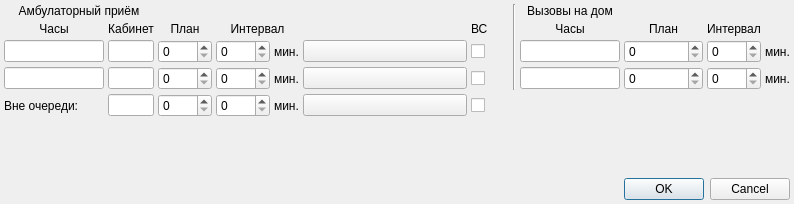
<?xml version="1.0" encoding="UTF-8"?>
<ui version="4.0">
 <class>TemplateEdit</class>
 <widget class="QDialog" name="TemplateEdit">
  <property name="geometry">
   <rect>
    <x>0</x>
    <y>0</y>
    <width>794</width>
    <height>204</height>
   </rect>
  </property>
  <property name="windowTitle">
   <string>Редактор периодов</string>
  </property>
  <layout class="QGridLayout" name="gridLayout">
   <property name="margin">
    <number>4</number>
   </property>
   <property name="spacing">
    <number>4</number>
   </property>
   <item row="0" column="9" rowspan="4">
    <widget class="Line" name="line">
     <property name="sizePolicy">
      <sizepolicy hsizetype="Fixed" vsizetype="Expanding">
       <horstretch>0</horstretch>
       <verstretch>0</verstretch>
      </sizepolicy>
     </property>
     <property name="orientation">
      <enum>Qt::Vertical</enum>
     </property>
    </widget>
   </item>
   <item row="3" column="0">
    <widget class="CTimeRangeEdit" name="edtAmbTimeRange12">
     <property name="enabled">
      <bool>true</bool>
     </property>
     <property name="sizePolicy">
      <sizepolicy hsizetype="Minimum" vsizetype="Fixed">
       <horstretch>0</horstretch>
       <verstretch>0</verstretch>
      </sizepolicy>
     </property>
     <property name="maximumSize">
      <size>
       <width>100</width>
       <height>16777215</height>
      </size>
     </property>
     <property name="maxLength">
      <number>13</number>
     </property>
    </widget>
   </item>
   <item row="6" column="0">
    <spacer name="verticalSpacer">
     <property name="orientation">
      <enum>Qt::Vertical</enum>
     </property>
     <property name="sizeHint" stdset="0">
      <size>
       <width>20</width>
       <height>52</height>
      </size>
     </property>
    </spacer>
   </item>
   <item row="2" column="1">
    <widget class="QLineEdit" name="edtAmbOffice1">
     <property name="sizePolicy">
      <sizepolicy hsizetype="Ignored" vsizetype="Fixed">
       <horstretch>0</horstretch>
       <verstretch>0</verstretch>
      </sizepolicy>
     </property>
     <property name="maxLength">
      <number>8</number>
     </property>
    </widget>
   </item>
   <item row="1" column="10">
    <widget class="QLabel" name="lblHomeHours">
     <property name="text">
      <string>Часы</string>
     </property>
     <property name="alignment">
      <set>Qt::AlignCenter</set>
     </property>
     <property name="buddy">
      <cstring>edtHomeTimeRange1</cstring>
     </property>
    </widget>
   </item>
   <item row="2" column="10">
    <widget class="CTimeRangeEdit" name="edtHomeTimeRange1">
     <property name="sizePolicy">
      <sizepolicy hsizetype="Minimum" vsizetype="Fixed">
       <horstretch>0</horstretch>
       <verstretch>0</verstretch>
      </sizepolicy>
     </property>
     <property name="maximumSize">
      <size>
       <width>100</width>
       <height>16777215</height>
      </size>
     </property>
     <property name="maxLength">
      <number>13</number>
     </property>
    </widget>
   </item>
   <item row="1" column="0">
    <widget class="QLabel" name="lblAmbHours">
     <property name="text">
      <string>Часы</string>
     </property>
     <property name="alignment">
      <set>Qt::AlignCenter</set>
     </property>
     <property name="buddy">
      <cstring>edtAmbTimeRange1</cstring>
     </property>
    </widget>
   </item>
   <item row="2" column="0">
    <widget class="CTimeRangeEdit" name="edtAmbTimeRange1">
     <property name="sizePolicy">
      <sizepolicy hsizetype="Minimum" vsizetype="Fixed">
       <horstretch>0</horstretch>
       <verstretch>0</verstretch>
      </sizepolicy>
     </property>
     <property name="maximumSize">
      <size>
       <width>100</width>
       <height>16777215</height>
      </size>
     </property>
     <property name="maxLength">
      <number>13</number>
     </property>
    </widget>
   </item>
   <item row="1" column="11">
    <widget class="QLabel" name="lblHomePlan">
     <property name="text">
      <string>План</string>
     </property>
     <property name="alignment">
      <set>Qt::AlignCenter</set>
     </property>
     <property name="buddy">
      <cstring>edtHomePlan1</cstring>
     </property>
    </widget>
   </item>
   <item row="3" column="11">
    <widget class="QSpinBox" name="edtHomePlan12">
     <property name="enabled">
      <bool>true</bool>
     </property>
     <property name="maximum">
      <number>9999</number>
     </property>
    </widget>
   </item>
   <item row="2" column="2">
    <widget class="QSpinBox" name="edtAmbPlan1">
     <property name="maximum">
      <number>9999</number>
     </property>
    </widget>
   </item>
   <item row="1" column="1">
    <widget class="QLabel" name="lblAmbCab">
     <property name="text">
      <string>Кабинет</string>
     </property>
     <property name="alignment">
      <set>Qt::AlignCenter</set>
     </property>
     <property name="buddy">
      <cstring>edtAmbOffice1</cstring>
     </property>
    </widget>
   </item>
   <item row="4" column="2">
    <widget class="QSpinBox" name="edtAmbInterPlan1">
     <property name="enabled">
      <bool>true</bool>
     </property>
     <property name="maximum">
      <number>9999</number>
     </property>
    </widget>
   </item>
   <item row="4" column="1">
    <widget class="QLineEdit" name="edtAmbOfficeInter">
     <property name="enabled">
      <bool>true</bool>
     </property>
     <property name="sizePolicy">
      <sizepolicy hsizetype="Ignored" vsizetype="Fixed">
       <horstretch>0</horstretch>
       <verstretch>0</verstretch>
      </sizepolicy>
     </property>
     <property name="maxLength">
      <number>8</number>
     </property>
    </widget>
   </item>
   <item row="4" column="0">
    <widget class="QLabel" name="label">
     <property name="text">
      <string>Вне очереди:</string>
     </property>
    </widget>
   </item>
   <item row="3" column="10">
    <widget class="CTimeRangeEdit" name="edtHomeTimeRange12">
     <property name="enabled">
      <bool>true</bool>
     </property>
     <property name="sizePolicy">
      <sizepolicy hsizetype="Minimum" vsizetype="Fixed">
       <horstretch>0</horstretch>
       <verstretch>0</verstretch>
      </sizepolicy>
     </property>
     <property name="maximumSize">
      <size>
       <width>100</width>
       <height>16777215</height>
      </size>
     </property>
     <property name="maxLength">
      <number>13</number>
     </property>
    </widget>
   </item>
   <item row="0" column="10">
    <widget class="QLabel" name="lblHome">
     <property name="text">
      <string>Вызовы на дом</string>
     </property>
     <property name="alignment">
      <set>Qt::AlignCenter</set>
     </property>
    </widget>
   </item>
   <item row="0" column="0" colspan="2">
    <widget class="QLabel" name="lblAmb">
     <property name="text">
      <string>Амбулаторный приём</string>
     </property>
     <property name="alignment">
      <set>Qt::AlignCenter</set>
     </property>
    </widget>
   </item>
   <item row="1" column="2">
    <widget class="QLabel" name="lblAmbPlan">
     <property name="text">
      <string>План</string>
     </property>
     <property name="alignment">
      <set>Qt::AlignCenter</set>
     </property>
     <property name="buddy">
      <cstring>edtAmbPlan1</cstring>
     </property>
    </widget>
   </item>
   <item row="2" column="11">
    <widget class="QSpinBox" name="edtHomePlan1">
     <property name="maximum">
      <number>9999</number>
     </property>
    </widget>
   </item>
   <item row="3" column="2">
    <widget class="QSpinBox" name="edtAmbPlan12">
     <property name="enabled">
      <bool>true</bool>
     </property>
     <property name="maximum">
      <number>9999</number>
     </property>
    </widget>
   </item>
   <item row="3" column="1">
    <widget class="QLineEdit" name="edtAmbOffice12">
     <property name="enabled">
      <bool>true</bool>
     </property>
     <property name="sizePolicy">
      <sizepolicy hsizetype="Ignored" vsizetype="Fixed">
       <horstretch>0</horstretch>
       <verstretch>0</verstretch>
      </sizepolicy>
     </property>
     <property name="maxLength">
      <number>8</number>
     </property>
    </widget>
   </item>
   <item row="2" column="4" colspan="4">
    <widget class="CColorPicker" name="btnAmbColor1">
     <property name="text">
      <string/>
     </property>
    </widget>
   </item>
   <item row="3" column="4" colspan="4">
    <widget class="CColorPicker" name="btnAmbColor2">
     <property name="text">
      <string/>
     </property>
    </widget>
   </item>
   <item row="4" column="4" colspan="4">
    <widget class="CColorPicker" name="btnAmbColorInter">
     <property name="enabled">
      <bool>true</bool>
     </property>
     <property name="text">
      <string/>
     </property>
    </widget>
   </item>
   <item row="1" column="3">
    <widget class="QLabel" name="lblAmbInterval">
     <property name="text">
      <string>Интервал</string>
     </property>
     <property name="alignment">
      <set>Qt::AlignCenter</set>
     </property>
    </widget>
   </item>
   <item row="2" column="3">
    <layout class="QHBoxLayout" name="horizontalLayout_3">
     <item>
      <widget class="QSpinBox" name="edtAmbInterval1">
       <property name="minimum">
        <number>0</number>
       </property>
       <property name="maximum">
        <number>9999</number>
       </property>
       <property name="value">
        <number>0</number>
       </property>
      </widget>
     </item>
     <item>
      <widget class="QLabel" name="lblAmbInterval1">
       <property name="text">
        <string>мин.</string>
       </property>
      </widget>
     </item>
    </layout>
   </item>
   <item row="3" column="3">
    <layout class="QHBoxLayout" name="horizontalLayout">
     <item>
      <widget class="QSpinBox" name="edtAmbInterval12">
       <property name="enabled">
        <bool>true</bool>
       </property>
       <property name="minimum">
        <number>0</number>
       </property>
       <property name="maximum">
        <number>9999</number>
       </property>
       <property name="value">
        <number>0</number>
       </property>
      </widget>
     </item>
     <item>
      <widget class="QLabel" name="lblAmbInterval2">
       <property name="enabled">
        <bool>true</bool>
       </property>
       <property name="text">
        <string>мин.</string>
       </property>
      </widget>
     </item>
    </layout>
   </item>
   <item row="4" column="3">
    <layout class="QHBoxLayout" name="horizontalLayout_2">
     <item>
      <widget class="QSpinBox" name="edtAmbInterInterval1">
       <property name="enabled">
        <bool>true</bool>
       </property>
       <property name="minimum">
        <number>0</number>
       </property>
       <property name="maximum">
        <number>9999</number>
       </property>
      </widget>
     </item>
     <item>
      <widget class="QLabel" name="lblAmbInterInterval1">
       <property name="enabled">
        <bool>true</bool>
       </property>
       <property name="text">
        <string>мин.</string>
       </property>
      </widget>
     </item>
    </layout>
   </item>
   <item row="1" column="12">
    <widget class="QLabel" name="label_2">
     <property name="text">
      <string>Интервал</string>
     </property>
    </widget>
   </item>
   <item row="3" column="12">
    <layout class="QHBoxLayout" name="horizontalLayout_4">
     <item>
      <widget class="QSpinBox" name="edtHomeInterval12">
       <property name="maximum">
        <number>9999</number>
       </property>
      </widget>
     </item>
     <item>
      <widget class="QLabel" name="lblHomeInterval12">
       <property name="text">
        <string>мин.</string>
       </property>
      </widget>
     </item>
    </layout>
   </item>
   <item row="2" column="12">
    <layout class="QHBoxLayout" name="horizontalLayout_5">
     <item>
      <widget class="QSpinBox" name="edtHomeInterval1">
       <property name="maximum">
        <number>9999</number>
       </property>
      </widget>
     </item>
     <item>
      <widget class="QLabel" name="lblHomeInterval1">
       <property name="text">
        <string>мин.</string>
       </property>
      </widget>
     </item>
    </layout>
   </item>
   <item row="7" column="11" colspan="2">
    <widget class="QDialogButtonBox" name="buttonBox">
     <property name="orientation">
      <enum>Qt::Horizontal</enum>
     </property>
     <property name="standardButtons">
      <set>QDialogButtonBox::Cancel|QDialogButtonBox::Ok</set>
     </property>
    </widget>
   </item>
   <item row="2" column="8">
    <widget class="QCheckBox" name="chkNotExternalSystem1">
     <property name="toolTip">
      <string>&lt;html&gt;&lt;head/&gt;&lt;body&gt;&lt;p&gt;Данный период недоступен для использования через внешние системы&lt;/p&gt;&lt;/body&gt;&lt;/html&gt;</string>
     </property>
     <property name="text">
      <string/>
     </property>
    </widget>
   </item>
   <item row="3" column="8">
    <widget class="QCheckBox" name="chkNotExternalSystem12">
     <property name="toolTip">
      <string>&lt;html&gt;&lt;head/&gt;&lt;body&gt;&lt;p&gt;Данный период недоступен для использования через внешние системы&lt;/p&gt;&lt;/body&gt;&lt;/html&gt;</string>
     </property>
     <property name="text">
      <string/>
     </property>
    </widget>
   </item>
   <item row="1" column="8">
    <widget class="QLabel" name="lblNotExternalSystem">
     <property name="toolTip">
      <string>&lt;html&gt;&lt;head/&gt;&lt;body&gt;&lt;p&gt;Данный период недоступен для использования через внешние системы&lt;/p&gt;&lt;/body&gt;&lt;/html&gt;</string>
     </property>
     <property name="text">
      <string>ВС</string>
     </property>
    </widget>
   </item>
   <item row="4" column="8">
    <widget class="QCheckBox" name="chkInterNotExternalSystem1">
     <property name="text">
      <string/>
     </property>
    </widget>
   </item>
  </layout>
 </widget>
 <customwidgets>
  <customwidget>
   <class>CTimeRangeEdit</class>
   <extends>QLineEdit</extends>
   <header>library/TimeEdit.h</header>
  </customwidget>
  <customwidget>
   <class>CColorPicker</class>
   <extends>QPushButton</extends>
   <header>library/CColorPicker.h</header>
  </customwidget>
 </customwidgets>
 <tabstops>
  <tabstop>edtAmbTimeRange1</tabstop>
  <tabstop>edtAmbOffice1</tabstop>
  <tabstop>edtAmbPlan1</tabstop>
  <tabstop>edtAmbInterval1</tabstop>
  <tabstop>btnAmbColor1</tabstop>
  <tabstop>chkNotExternalSystem1</tabstop>
  <tabstop>edtHomeTimeRange1</tabstop>
  <tabstop>edtHomePlan1</tabstop>
  <tabstop>edtHomeInterval1</tabstop>
  <tabstop>edtAmbTimeRange12</tabstop>
  <tabstop>edtAmbOffice12</tabstop>
  <tabstop>edtAmbPlan12</tabstop>
  <tabstop>edtAmbInterval12</tabstop>
  <tabstop>btnAmbColor2</tabstop>
  <tabstop>chkNotExternalSystem12</tabstop>
  <tabstop>edtHomeTimeRange12</tabstop>
  <tabstop>edtHomePlan12</tabstop>
  <tabstop>edtHomeInterval12</tabstop>
  <tabstop>edtAmbOfficeInter</tabstop>
  <tabstop>edtAmbInterPlan1</tabstop>
  <tabstop>edtAmbInterInterval1</tabstop>
  <tabstop>btnAmbColorInter</tabstop>
  <tabstop>chkInterNotExternalSystem1</tabstop>
  <tabstop>buttonBox</tabstop>
 </tabstops>
 <resources/>
 <connections>
  <connection>
   <sender>buttonBox</sender>
   <signal>accepted()</signal>
   <receiver>TemplateEdit</receiver>
   <slot>accept()</slot>
   <hints>
    <hint type="sourcelabel">
     <x>248</x>
     <y>254</y>
    </hint>
    <hint type="destinationlabel">
     <x>157</x>
     <y>274</y>
    </hint>
   </hints>
  </connection>
  <connection>
   <sender>buttonBox</sender>
   <signal>rejected()</signal>
   <receiver>TemplateEdit</receiver>
   <slot>reject()</slot>
   <hints>
    <hint type="sourcelabel">
     <x>316</x>
     <y>260</y>
    </hint>
    <hint type="destinationlabel">
     <x>286</x>
     <y>274</y>
    </hint>
   </hints>
  </connection>
 </connections>
</ui>
